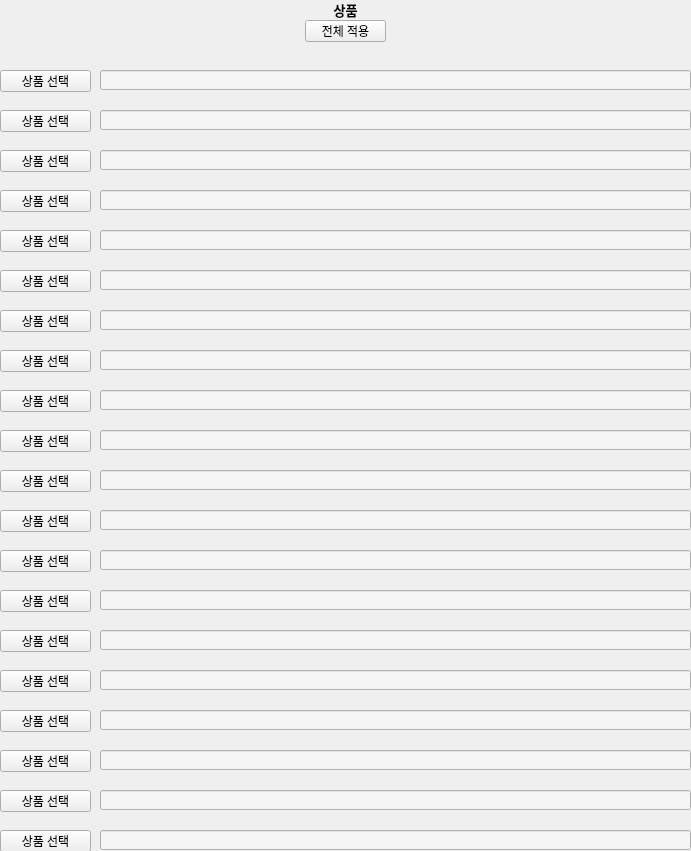
  <widget class="QWidget" name="widget_12" native="true">
   <property name="geometry">
    <rect>
     <x>450</x>
     <y>20</y>
     <width>691</width>
     <height>851</height>
    </rect>
   </property>
   <widget class="QWidget" name="widget_2" native="true">
    <property name="geometry">
     <rect>
      <x>0</x>
      <y>70</y>
      <width>91</width>
      <height>781</height>
     </rect>
    </property>
    <widget class="QPushButton" name="pdBtn_19">
     <property name="geometry">
      <rect>
       <x>0</x>
       <y>720</y>
       <width>91</width>
       <height>22</height>
      </rect>
     </property>
     <property name="text">
      <string>상품 선택</string>
     </property>
    </widget>
    <widget class="QPushButton" name="pdBtn_12">
     <property name="geometry">
      <rect>
       <x>0</x>
       <y>440</y>
       <width>91</width>
       <height>22</height>
      </rect>
     </property>
     <property name="text">
      <string>상품 선택</string>
     </property>
    </widget>
    <widget class="QPushButton" name="pdBtn_9">
     <property name="geometry">
      <rect>
       <x>0</x>
       <y>320</y>
       <width>91</width>
       <height>22</height>
      </rect>
     </property>
     <property name="text">
      <string>상품 선택</string>
     </property>
    </widget>
    <widget class="QPushButton" name="pdBtn_18">
     <property name="geometry">
      <rect>
       <x>0</x>
       <y>680</y>
       <width>91</width>
       <height>22</height>
      </rect>
     </property>
     <property name="text">
      <string>상품 선택</string>
     </property>
    </widget>
    <widget class="QPushButton" name="pdBtn_4">
     <property name="geometry">
      <rect>
       <x>0</x>
       <y>120</y>
       <width>91</width>
       <height>22</height>
      </rect>
     </property>
     <property name="text">
      <string>상품 선택</string>
     </property>
    </widget>
    <widget class="QPushButton" name="pdBtn_2">
     <property name="geometry">
      <rect>
       <x>0</x>
       <y>40</y>
       <width>91</width>
       <height>22</height>
      </rect>
     </property>
     <property name="text">
      <string>상품 선택</string>
     </property>
    </widget>
    <widget class="QPushButton" name="pdBtn_17">
     <property name="geometry">
      <rect>
       <x>0</x>
       <y>640</y>
       <width>91</width>
       <height>22</height>
      </rect>
     </property>
     <property name="text">
      <string>상품 선택</string>
     </property>
    </widget>
    <widget class="QPushButton" name="pdBtn_15">
     <property name="geometry">
      <rect>
       <x>0</x>
       <y>560</y>
       <width>91</width>
       <height>22</height>
      </rect>
     </property>
     <property name="text">
      <string>상품 선택</string>
     </property>
    </widget>
    <widget class="QPushButton" name="pdBtn_16">
     <property name="geometry">
      <rect>
       <x>0</x>
       <y>600</y>
       <width>91</width>
       <height>22</height>
      </rect>
     </property>
     <property name="text">
      <string>상품 선택</string>
     </property>
    </widget>
    <widget class="QPushButton" name="pdBtn_5">
     <property name="geometry">
      <rect>
       <x>0</x>
       <y>160</y>
       <width>91</width>
       <height>22</height>
      </rect>
     </property>
     <property name="text">
      <string>상품 선택</string>
     </property>
    </widget>
    <widget class="QPushButton" name="pdBtn_6">
     <property name="geometry">
      <rect>
       <x>0</x>
       <y>200</y>
       <width>91</width>
       <height>22</height>
      </rect>
     </property>
     <property name="text">
      <string>상품 선택</string>
     </property>
    </widget>
    <widget class="QPushButton" name="pdBtn_20">
     <property name="geometry">
      <rect>
       <x>0</x>
       <y>760</y>
       <width>91</width>
       <height>22</height>
      </rect>
     </property>
     <property name="text">
      <string>상품 선택</string>
     </property>
    </widget>
    <widget class="QPushButton" name="pdBtn_7">
     <property name="geometry">
      <rect>
       <x>0</x>
       <y>240</y>
       <width>91</width>
       <height>22</height>
      </rect>
     </property>
     <property name="text">
      <string>상품 선택</string>
     </property>
    </widget>
    <widget class="QPushButton" name="pdBtn_14">
     <property name="geometry">
      <rect>
       <x>0</x>
       <y>520</y>
       <width>91</width>
       <height>22</height>
      </rect>
     </property>
     <property name="text">
      <string>상품 선택</string>
     </property>
    </widget>
    <widget class="QPushButton" name="pdBtn_8">
     <property name="geometry">
      <rect>
       <x>0</x>
       <y>280</y>
       <width>91</width>
       <height>22</height>
      </rect>
     </property>
     <property name="text">
      <string>상품 선택</string>
     </property>
    </widget>
    <widget class="QPushButton" name="pdBtn_1">
     <property name="geometry">
      <rect>
       <x>0</x>
       <y>0</y>
       <width>91</width>
       <height>22</height>
      </rect>
     </property>
     <property name="text">
      <string>상품 선택</string>
     </property>
    </widget>
    <widget class="QPushButton" name="pdBtn_11">
     <property name="geometry">
      <rect>
       <x>0</x>
       <y>400</y>
       <width>91</width>
       <height>22</height>
      </rect>
     </property>
     <property name="text">
      <string>상품 선택</string>
     </property>
    </widget>
    <widget class="QPushButton" name="pdBtn_13">
     <property name="geometry">
      <rect>
       <x>0</x>
       <y>480</y>
       <width>91</width>
       <height>22</height>
      </rect>
     </property>
     <property name="text">
      <string>상품 선택</string>
     </property>
    </widget>
    <widget class="QPushButton" name="pdBtn_3">
     <property name="geometry">
      <rect>
       <x>0</x>
       <y>80</y>
       <width>91</width>
       <height>22</height>
      </rect>
     </property>
     <property name="text">
      <string>상품 선택</string>
     </property>
    </widget>
    <widget class="QPushButton" name="pdBtn_10">
     <property name="geometry">
      <rect>
       <x>0</x>
       <y>360</y>
       <width>91</width>
       <height>22</height>
      </rect>
     </property>
     <property name="text">
      <string>상품 선택</string>
     </property>
    </widget>
   </widget>
   <widget class="QWidget" name="widget_4" native="true">
    <property name="geometry">
     <rect>
      <x>100</x>
      <y>70</y>
      <width>591</width>
      <height>781</height>
     </rect>
    </property>
    <widget class="QLineEdit" name="pdEnt_18">
     <property name="geometry">
      <rect>
       <x>0</x>
       <y>680</y>
       <width>591</width>
       <height>20</height>
      </rect>
     </property>
     <property name="styleSheet">
      <string notr="true">background-color: rgb(245, 245, 245);</string>
     </property>
     <property name="readOnly">
      <bool>true</bool>
     </property>
    </widget>
    <widget class="QLineEdit" name="pdEnt_5">
     <property name="geometry">
      <rect>
       <x>0</x>
       <y>160</y>
       <width>591</width>
       <height>20</height>
      </rect>
     </property>
     <property name="styleSheet">
      <string notr="true">background-color: rgb(245, 245, 245);</string>
     </property>
     <property name="readOnly">
      <bool>true</bool>
     </property>
    </widget>
    <widget class="QLineEdit" name="pdEnt_19">
     <property name="geometry">
      <rect>
       <x>0</x>
       <y>720</y>
       <width>591</width>
       <height>20</height>
      </rect>
     </property>
     <property name="styleSheet">
      <string notr="true">background-color: rgb(245, 245, 245);</string>
     </property>
     <property name="readOnly">
      <bool>true</bool>
     </property>
    </widget>
    <widget class="QLineEdit" name="pdEnt_6">
     <property name="geometry">
      <rect>
       <x>0</x>
       <y>200</y>
       <width>591</width>
       <height>20</height>
      </rect>
     </property>
     <property name="styleSheet">
      <string notr="true">background-color: rgb(245, 245, 245);</string>
     </property>
     <property name="readOnly">
      <bool>true</bool>
     </property>
    </widget>
    <widget class="QLineEdit" name="pdEnt_16">
     <property name="geometry">
      <rect>
       <x>0</x>
       <y>600</y>
       <width>591</width>
       <height>20</height>
      </rect>
     </property>
     <property name="styleSheet">
      <string notr="true">background-color: rgb(245, 245, 245);</string>
     </property>
     <property name="readOnly">
      <bool>true</bool>
     </property>
    </widget>
    <widget class="QLineEdit" name="pdEnt_11">
     <property name="geometry">
      <rect>
       <x>0</x>
       <y>400</y>
       <width>591</width>
       <height>20</height>
      </rect>
     </property>
     <property name="styleSheet">
      <string notr="true">background-color: rgb(245, 245, 245);</string>
     </property>
     <property name="readOnly">
      <bool>true</bool>
     </property>
    </widget>
    <widget class="QLineEdit" name="pdEnt_13">
     <property name="geometry">
      <rect>
       <x>0</x>
       <y>480</y>
       <width>591</width>
       <height>20</height>
      </rect>
     </property>
     <property name="styleSheet">
      <string notr="true">background-color: rgb(245, 245, 245);</string>
     </property>
     <property name="readOnly">
      <bool>true</bool>
     </property>
    </widget>
    <widget class="QLineEdit" name="pdEnt_17">
     <property name="geometry">
      <rect>
       <x>0</x>
       <y>640</y>
       <width>591</width>
       <height>20</height>
      </rect>
     </property>
     <property name="styleSheet">
      <string notr="true">background-color: rgb(245, 245, 245);</string>
     </property>
     <property name="readOnly">
      <bool>true</bool>
     </property>
    </widget>
    <widget class="QLineEdit" name="pdEnt_1">
     <property name="geometry">
      <rect>
       <x>0</x>
       <y>0</y>
       <width>591</width>
       <height>20</height>
      </rect>
     </property>
     <property name="styleSheet">
      <string notr="true">background-color: rgb(245, 245, 245);</string>
     </property>
     <property name="readOnly">
      <bool>true</bool>
     </property>
    </widget>
    <widget class="QLineEdit" name="pdEnt_3">
     <property name="geometry">
      <rect>
       <x>0</x>
       <y>80</y>
       <width>591</width>
       <height>20</height>
      </rect>
     </property>
     <property name="styleSheet">
      <string notr="true">background-color: rgb(245, 245, 245);</string>
     </property>
     <property name="readOnly">
      <bool>true</bool>
     </property>
    </widget>
    <widget class="QLineEdit" name="pdEnt_7">
     <property name="geometry">
      <rect>
       <x>0</x>
       <y>240</y>
       <width>591</width>
       <height>20</height>
      </rect>
     </property>
     <property name="styleSheet">
      <string notr="true">background-color: rgb(245, 245, 245);</string>
     </property>
     <property name="readOnly">
      <bool>true</bool>
     </property>
    </widget>
    <widget class="QLineEdit" name="pdEnt_20">
     <property name="geometry">
      <rect>
       <x>0</x>
       <y>760</y>
       <width>591</width>
       <height>20</height>
      </rect>
     </property>
     <property name="styleSheet">
      <string notr="true">background-color: rgb(245, 245, 245);</string>
     </property>
     <property name="readOnly">
      <bool>true</bool>
     </property>
    </widget>
    <widget class="QLineEdit" name="pdEnt_14">
     <property name="geometry">
      <rect>
       <x>0</x>
       <y>520</y>
       <width>591</width>
       <height>20</height>
      </rect>
     </property>
     <property name="styleSheet">
      <string notr="true">background-color: rgb(245, 245, 245);</string>
     </property>
     <property name="readOnly">
      <bool>true</bool>
     </property>
    </widget>
    <widget class="QLineEdit" name="pdEnt_12">
     <property name="geometry">
      <rect>
       <x>0</x>
       <y>440</y>
       <width>591</width>
       <height>20</height>
      </rect>
     </property>
     <property name="styleSheet">
      <string notr="true">background-color: rgb(245, 245, 245);</string>
     </property>
     <property name="readOnly">
      <bool>true</bool>
     </property>
    </widget>
    <widget class="QLineEdit" name="pdEnt_9">
     <property name="geometry">
      <rect>
       <x>0</x>
       <y>320</y>
       <width>591</width>
       <height>20</height>
      </rect>
     </property>
     <property name="styleSheet">
      <string notr="true">background-color: rgb(245, 245, 245);</string>
     </property>
     <property name="readOnly">
      <bool>true</bool>
     </property>
    </widget>
    <widget class="QLineEdit" name="pdEnt_4">
     <property name="geometry">
      <rect>
       <x>0</x>
       <y>120</y>
       <width>591</width>
       <height>20</height>
      </rect>
     </property>
     <property name="styleSheet">
      <string notr="true">background-color: rgb(245, 245, 245);</string>
     </property>
     <property name="readOnly">
      <bool>true</bool>
     </property>
    </widget>
    <widget class="QLineEdit" name="pdEnt_10">
     <property name="geometry">
      <rect>
       <x>0</x>
       <y>360</y>
       <width>591</width>
       <height>20</height>
      </rect>
     </property>
     <property name="styleSheet">
      <string notr="true">background-color: rgb(245, 245, 245);</string>
     </property>
     <property name="readOnly">
      <bool>true</bool>
     </property>
    </widget>
    <widget class="QLineEdit" name="pdEnt_15">
     <property name="geometry">
      <rect>
       <x>0</x>
       <y>560</y>
       <width>591</width>
       <height>20</height>
      </rect>
     </property>
     <property name="styleSheet">
      <string notr="true">background-color: rgb(245, 245, 245);</string>
     </property>
     <property name="readOnly">
      <bool>true</bool>
     </property>
    </widget>
    <widget class="QLineEdit" name="pdEnt_2">
     <property name="geometry">
      <rect>
       <x>0</x>
       <y>40</y>
       <width>591</width>
       <height>20</height>
      </rect>
     </property>
     <property name="styleSheet">
      <string notr="true">background-color: rgb(245, 245, 245);</string>
     </property>
     <property name="readOnly">
      <bool>true</bool>
     </property>
    </widget>
    <widget class="QLineEdit" name="pdEnt_8">
     <property name="geometry">
      <rect>
       <x>0</x>
       <y>280</y>
       <width>591</width>
       <height>20</height>
      </rect>
     </property>
     <property name="styleSheet">
      <string notr="true">background-color: rgb(245, 245, 245);</string>
     </property>
     <property name="readOnly">
      <bool>true</bool>
     </property>
    </widget>
   </widget>
   <widget class="QLabel" name="label_9">
    <property name="geometry">
     <rect>
      <x>0</x>
      <y>0</y>
      <width>691</width>
      <height>20</height>
     </rect>
    </property>
    <property name="sizePolicy">
     <sizepolicy hsizetype="Preferred" vsizetype="Preferred">
      <horstretch>0</horstretch>
      <verstretch>0</verstretch>
     </sizepolicy>
    </property>
    <property name="font">
     <font>
      <pointsize>10</pointsize>
      <weight>75</weight>
      <bold>true</bold>
     </font>
    </property>
    <property name="text">
     <string>상품</string>
    </property>
    <property name="alignment">
     <set>Qt::AlignCenter</set>
    </property>
   </widget>
   <widget class="QPushButton" name="pdAllBtn">
    <property name="geometry">
     <rect>
      <x>305</x>
      <y>20</y>
      <width>81</width>
      <height>22</height>
     </rect>
    </property>
    <property name="text">
     <string>전체 적용</string>
    </property>
   </widget>
  </widget>
